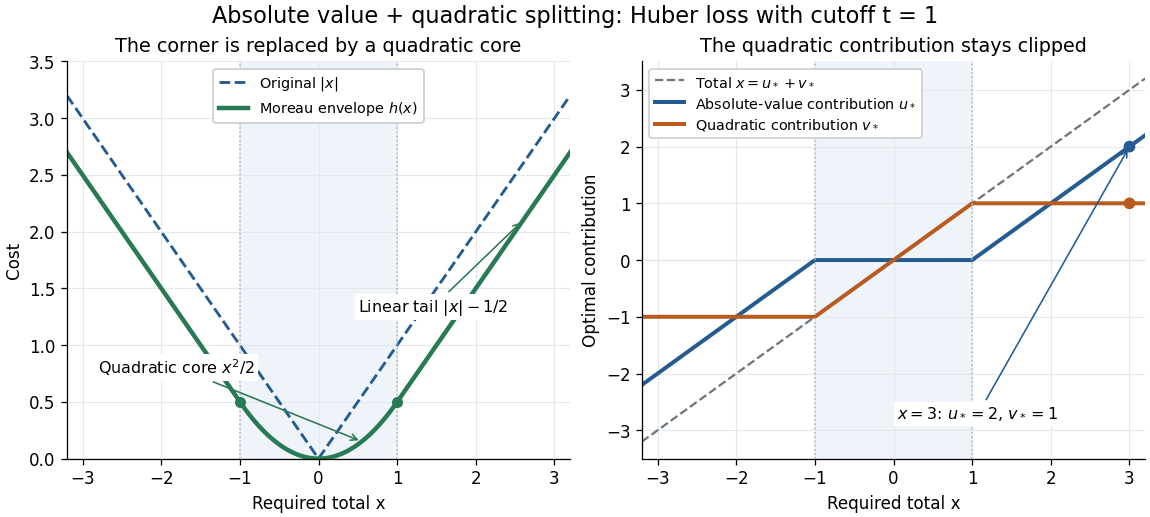

Write the Python code that produced this figure.
"""Plot exact Huber smoothing and optimal splits; write basename.png to cwd.

Illustrative mathematical curves, not measured data. Run from _media with
MPLCONFIGDIR=/tmp/codex-wiki-matplotlib. Tested with Python 3.14.4,
NumPy 2.3.5 and Matplotlib 3.10.7 (Debian 3.10.7+dfsg1).
"""

from pathlib import Path

import matplotlib

matplotlib.use("Agg")
import matplotlib.pyplot as plt
import numpy as np


def main():
    t = 1.0
    x = np.linspace(-3.2, 3.2, 1601)
    u = np.sign(x) * np.maximum(np.abs(x) - t, 0)
    v = x - u
    huber = np.where(np.abs(x) <= t, x**2/(2*t), np.abs(x)-t/2)
    assert np.allclose(u + v, x)
    assert np.allclose(np.abs(u) + v**2/(2*t), huber)
    assert np.all(np.abs(v) <= t + 1e-12)
    assert np.all(huber <= np.abs(x) + 1e-12)

    plt.rcParams.update({"font.size": 10.5, "axes.titlesize": 12})
    fig, (ax, splits) = plt.subplots(
        1, 2, figsize=(10.0, 4.5), layout="constrained", facecolor="white"
    )
    blue, orange, green = "#245c91", "#b95b1e", "#287a54"
    ax.axvspan(-t, t, color="#eef4f9", zorder=0)
    ax.plot(x, np.abs(x), color=blue, lw=1.8, ls="--", label=r"Original $|x|$")
    ax.plot(x, huber, color=green, lw=2.8,
            label=r"Moreau envelope $h(x)$")
    ax.scatter([-1, 1], [0.5, 0.5], color=green, s=35, zorder=5)
    ax.annotate(r"Quadratic core $x^2/2$", (0.55, 0.55**2/2),
                xytext=(-2.8, 0.75), fontsize=10,
                arrowprops={"arrowstyle": "->", "color": green},
                bbox={"facecolor": "white", "edgecolor": "none", "pad": 2})
    ax.annotate(r"Linear tail $|x|-1/2$", (2.6, 2.1), xytext=(0.5, 1.3),
                fontsize=10, arrowprops={"arrowstyle": "->", "color": green},
                bbox={"facecolor": "white", "edgecolor": "none", "pad": 2})
    ax.set(xlim=(-3.2, 3.2), ylim=(0, 3.5), xlabel="Required total x",
           ylabel="Cost", title="The corner is replaced by a quadratic core")
    ax.legend(loc="upper center", fontsize=9, framealpha=1)

    splits.axvspan(-t, t, color="#eef4f9", zorder=0)
    splits.plot(x, x, color="#6c747c", ls="--", lw=1.4, label=r"Total $x=u_*+v_*$")
    splits.plot(x, u, color=blue, lw=2.5,
                label=r"Absolute-value contribution $u_*$")
    splits.plot(x, v, color=orange, lw=2.5,
                label=r"Quadratic contribution $v_*$")
    splits.scatter([3, 3], [2, 1], color=[blue, orange], s=40, zorder=5)
    splits.annotate(r"$x=3$: $u_*=2$, $v_*=1$", (3, 2), xytext=(0.05, -2.8),
                    fontsize=10, arrowprops={"arrowstyle": "->", "color": blue},
                    bbox={"facecolor": "white", "edgecolor": "none", "pad": 2})
    splits.set(xlim=(-3.2, 3.2), ylim=(-3.5, 3.5), xlabel="Required total x",
               ylabel="Optimal contribution", title="The quadratic contribution stays clipped")
    splits.legend(loc="upper left", fontsize=9, framealpha=1)
    for panel in (ax, splits):
        panel.set_facecolor("white")
        panel.grid(color="#e4e8eb", lw=0.7)
        panel.set_axisbelow(True)
        panel.axhline(0, color="#afb7bf", lw=0.7, zorder=0)
        for cutoff in (-t, t):
            panel.axvline(cutoff, color="#afb7bf", ls=":", lw=1)
        panel.spines[["top", "right"]].set_visible(False)
    fig.suptitle("Absolute value + quadratic splitting: Huber loss with cutoff t = 1",
                 fontsize=14)
    fig.savefig(Path(__file__).stem + ".png", dpi=115,
                facecolor="white", transparent=False)
    plt.close(fig)


if __name__ == "__main__":
    main()
